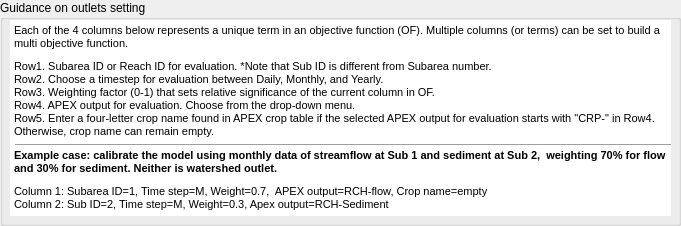
     <widget class="QGroupBox" name="groupBox_4">
      <property name="geometry">
       <rect>
        <x>10</x>
        <y>20</y>
        <width>681</width>
        <height>226</height>
       </rect>
      </property>
      <property name="title">
       <string>Guidance on outlets setting</string>
      </property>
      <widget class="QTextEdit" name="textEdit">
       <property name="geometry">
        <rect>
         <x>10</x>
         <y>20</y>
         <width>661</width>
         <height>126</height>
        </rect>
       </property>
       <property name="frameShape">
        <enum>QFrame::NoFrame</enum>
       </property>
       <property name="readOnly">
        <bool>true</bool>
       </property>
       <property name="html">
        <string>&lt;!DOCTYPE HTML PUBLIC &quot;-//W3C//DTD HTML 4.0//EN&quot; &quot;http://www.w3.org/TR/REC-html40/strict.dtd&quot;&gt;
&lt;html&gt;&lt;head&gt;&lt;meta name=&quot;qrichtext&quot; content=&quot;1&quot; /&gt;&lt;style type=&quot;text/css&quot;&gt;
p, li { white-space: pre-wrap; }
&lt;/style&gt;&lt;/head&gt;&lt;body style=&quot; font-family:'MS Shell Dlg 2'; font-size:7.875pt; font-weight:400; font-style:normal;&quot;&gt;
&lt;p style=&quot; margin-top:0px; margin-bottom:0px; margin-left:0px; margin-right:0px; -qt-block-indent:0; text-indent:0px;&quot;&gt;&lt;span style=&quot; font-size:8pt;&quot;&gt;Each of the 4 columns below represents a unique term in an objective function (OF). Multiple columns (or terms) can be set to build a multi objective function. &lt;/span&gt;&lt;/p&gt;
&lt;p style=&quot; margin-top:0px; margin-bottom:0px; margin-left:0px; margin-right:0px; -qt-block-indent:0; text-indent:0px;&quot;&gt;&lt;span style=&quot; font-size:6pt;&quot;&gt; &lt;/span&gt;&lt;/p&gt;
&lt;p style=&quot; margin-top:0px; margin-bottom:0px; margin-left:0px; margin-right:0px; -qt-block-indent:0; text-indent:0px;&quot;&gt;&lt;span style=&quot; font-size:8pt;&quot;&gt;Row1. Subarea ID or Reach ID for evaluation. *Note that Sub ID is different from Subarea number.&lt;/span&gt;&lt;/p&gt;
&lt;p style=&quot; margin-top:0px; margin-bottom:0px; margin-left:0px; margin-right:0px; -qt-block-indent:0; text-indent:0px;&quot;&gt;&lt;span style=&quot; font-size:8pt;&quot;&gt;Row2. Choose a timestep for evaluation between Daily, Monthly, and Yearly.&lt;/span&gt;&lt;/p&gt;
&lt;p style=&quot; margin-top:0px; margin-bottom:0px; margin-left:0px; margin-right:0px; -qt-block-indent:0; text-indent:0px;&quot;&gt;&lt;span style=&quot; font-size:8pt;&quot;&gt;Row3. Weighting factor (0-1) that sets relative significance of the current column in OF.&lt;/span&gt;&lt;/p&gt;
&lt;p style=&quot; margin-top:0px; margin-bottom:0px; margin-left:0px; margin-right:0px; -qt-block-indent:0; text-indent:0px;&quot;&gt;&lt;span style=&quot; font-size:8pt;&quot;&gt;Row4. APEX output for evaluation. Choose from the drop-down menu.&lt;/span&gt;&lt;/p&gt;
&lt;p style=&quot; margin-top:0px; margin-bottom:0px; margin-left:0px; margin-right:0px; -qt-block-indent:0; text-indent:0px;&quot;&gt;&lt;span style=&quot; font-size:8pt;&quot;&gt;Row5. Enter a four-letter crop name found in APEX crop table if the selected APEX output for evaluation starts with &amp;quot;CRP-&amp;quot; in Row4. Otherwise, crop name can remain empty.&lt;/span&gt;&lt;/p&gt;&lt;/body&gt;&lt;/html&gt;</string>
       </property>
      </widget>
      <widget class="QTextEdit" name="textEdit_3">
       <property name="geometry">
        <rect>
         <x>10</x>
         <y>145</y>
         <width>661</width>
         <height>71</height>
        </rect>
       </property>
       <property name="font">
        <font>
         <italic>false</italic>
        </font>
       </property>
       <property name="frameShape">
        <enum>QFrame::NoFrame</enum>
       </property>
       <property name="html">
        <string>&lt;!DOCTYPE HTML PUBLIC &quot;-//W3C//DTD HTML 4.0//EN&quot; &quot;http://www.w3.org/TR/REC-html40/strict.dtd&quot;&gt;
&lt;html&gt;&lt;head&gt;&lt;meta name=&quot;qrichtext&quot; content=&quot;1&quot; /&gt;&lt;style type=&quot;text/css&quot;&gt;
p, li { white-space: pre-wrap; }
&lt;/style&gt;&lt;/head&gt;&lt;body style=&quot; font-family:'MS Shell Dlg 2'; font-size:7.875pt; font-weight:400; font-style:normal;&quot;&gt;
&lt;p style=&quot; margin-top:0px; margin-bottom:0px; margin-left:0px; margin-right:0px; -qt-block-indent:0; text-indent:0px;&quot;&gt;&lt;span style=&quot; font-size:8pt; font-weight:600;&quot;&gt;Example case: calibrate the model using monthly data of streamflow at Sub 1 and sediment at Sub 2,  weighting 70% for flow and 30% for sediment. Neither is watershed outlet.&lt;/span&gt;&lt;/p&gt;
&lt;p style=&quot; margin-top:0px; margin-bottom:0px; margin-left:0px; margin-right:0px; -qt-block-indent:0; text-indent:0px;&quot;&gt;&lt;span style=&quot; font-size:6pt;&quot;&gt;  &lt;/span&gt;&lt;/p&gt;
&lt;p style=&quot; margin-top:0px; margin-bottom:0px; margin-left:0px; margin-right:0px; -qt-block-indent:0; text-indent:0px;&quot;&gt;&lt;span style=&quot; font-size:8pt;&quot;&gt;Column 1: Subarea ID=1, Time step=M, Weight=0.7,  APEX output=RCH-flow, Crop name=empty&lt;/span&gt;&lt;/p&gt;
&lt;p style=&quot; margin-top:0px; margin-bottom:0px; margin-left:0px; margin-right:0px; -qt-block-indent:0; text-indent:0px;&quot;&gt;&lt;span style=&quot; font-size:8pt;&quot;&gt;Column 2: Sub ID=2, Time step=M, Weight=0.3, Apex output=RCH-Sediment&lt;/span&gt;&lt;/p&gt;&lt;/body&gt;&lt;/html&gt;</string>
       </property>
      </widget>
      <widget class="Line" name="line_3">
       <property name="geometry">
        <rect>
         <x>15</x>
         <y>135</y>
         <width>656</width>
         <height>21</height>
        </rect>
       </property>
       <property name="lineWidth">
        <number>1</number>
       </property>
       <property name="orientation">
        <enum>Qt::Horizontal</enum>
       </property>
      </widget>
     </widget>
